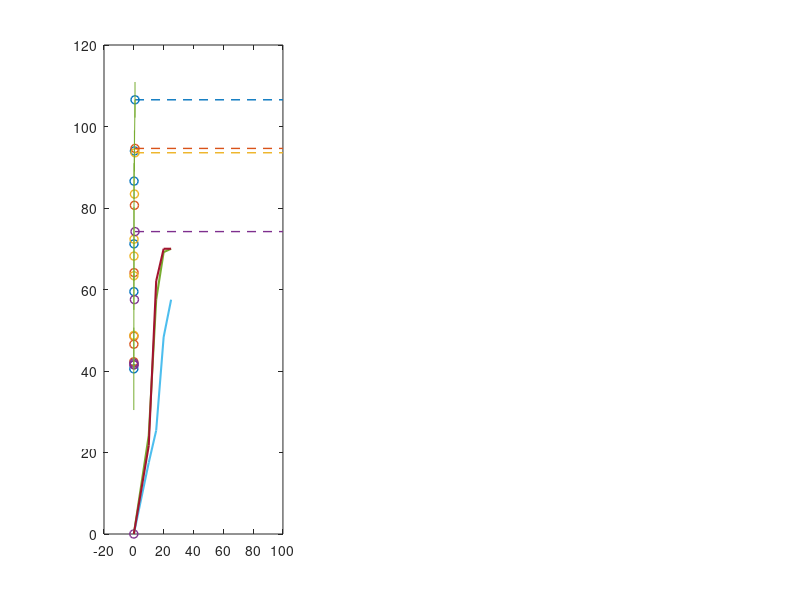

This chart was generated by the following MATLAB code: (Note: this script raises an error after producing the figure.)
function auto_pendepth()

%Mason Sand
x1 = [0,53.27;
    -0.02,38.36;
    -0.02,33.88;
    0,60.88;
    0.02,43.91;
    0.02,37.04;
    -0.02,43.64;
    0,33.84;
    0,28.50;
    0.02,32.04];

x2 = [0.07,57.75;
    0.05,63.41;
    0.03,57.62;
    0.07,55.33;
    0.03,63.67;
    0.05,66.84;
    0.05,52.20;
    0.07,61.39;
    0.05,60.48;
    0.05,56.08];

x3 = [0.10,63.48;
    0.10,82.52;
    0.10,88.67;
    0.08,66.89;
    0.12,66.61;
    0.08,62.14;
    0.10,65.57;
    0.10,72.05;
    0.09,65.26;
    0.10,78.83];

x4 = [0.13,97.19;
    0.15,86.9;
    0.17,88.36;
    0.14,84.49;
    0.16,86.90;
    0.14,87.04;
    0.15,82.21;
    0.17,87.77;
    0.16,83.44;
    0.14,81.66];

x5 = [0.38,90.14;
    0.40,89.67;
    0.42,90.98;
    0.41,87.23;
    0.39,99.74;
    0.38,98.59;
    0.40,99.49;
    0.42,96.11;
    0.41,99.09;
    0.39,89];

x6 = [0.78,98.4;
    0.80,107.1;
    0.82,107.86;
    0.81,102.42;
    0.79,102.41;
    0.78,111.11;
    0.80,105.21;
    0.82,111.49;
    0.81,110.53;
    0.79,109.01];

figure(1);
h1 = [0,sum(x1(:,2))/10,std(x1(:,2));
    0.05,sum(x2(:,2))/10,std(x2(:,2));
    0.10,sum(x3(:,2))/10,std(x3(:,2));
    0.15,sum(x4(:,2))/10,std(x4(:,2));
    0.40,sum(x5(:,2))/10,std(x5(:,2));
    0.80,sum(x6(:,2))/10,std(x6(:,2))];

% plot (x1(:,1),x1(:,2),'kO','MarkerSize',2,'MarkerEdgeColor',[0 0 0],'MarkerFaceColor', [1 0 1]);
% hold on;
% plot (x2(:,1),x2(:,2),'kO','MarkerSize',2,'MarkerEdgeColor',[0 0 0],'MarkerFaceColor', [1 0 1]);
% hold on;
% plot (x3(:,1),x3(:,2),'kO','MarkerSize',2,'MarkerEdgeColor',[0 0 0],'MarkerFaceColor', [1 0 1]);
% hold on;
% plot (x4(:,1),x4(:,2),'kO','MarkerSize',2,'MarkerEdgeColor',[0 0 0],'MarkerFaceColor', [1 0 1]);
% hold on;
% plot (x5(:,1),x5(:,2),'kO','MarkerSize',2,'MarkerEdgeColor',[0 0 0],'MarkerFaceColor', [1 0 1]);
% hold on;
% plot (x6(:,1),x6(:,2),'kO','MarkerSize',2,'MarkerEdgeColor',[0 0 0],'MarkerFaceColor', [1 0 1]);
% hold on;
%River Sand
a1 = [0.98,35.82;
    1,44.57;
    1.02,60.35;
    1.01,32.74;
    0.99,39.96;
    0.98,55.49;
    1,26.55;
    1.02,36.97;
    1.01,46.02;
    0.99,44.17];

a2 = [1.98,62.42;
    2,64.42;
    2.02,55.73;
    1.99,33.7;
    2.01,43.64;
    1.98,38.69;
    2,47.34;
    2.02,35.46;
    2.01,48.01;
    1.99,36.32];

a3 = [2.99,64.88;
    2.98,44.14;
    3.02,45.09;
    3.01,47.89;
    3.02,49.02;
    3.01,42.99;
    2.99,46.83;
    2.98,48.22;
    3,47.15;
    3,49.3];

a4 = [4,67.4;
    4,63.63;
    4.02,56.81;
    4.02,59.79;
    3.98,72.19;
    3.98,58.39;
    3.99,64.72;
    3.99,72.99;
    4.01,61.68;
    4.01,63.86];

a5 = [5,87.28;
    5,75.3;
    5.02,84.19;
    5.01,72.84;
    5.02,87.64;
    5.01,86.74;
    4.98,77.69;
    4.98,72.91;
    4.99,84.98;
    4.99,77];

a6 = [6,99.48;
    6,89.33;
    6.02,98.24;
    6.01,90.8;
    6.01,95.51;
    6.02,96.37;
    5.98,100.67;
    5.98,96.29;
    5.99,91.59;
    5.99,87.93];

h2 = [0,sum(a1(:,2))/10,std(a1(:,2));
    0.05,sum(a2(:,2))/10,std(a2(:,2));
    0.10,sum(a3(:,2))/10,std(a3(:,2));
    0.15,sum(a4(:,2))/10,std(a4(:,2));
    0.40,sum(a5(:,2))/10,std(a5(:,2));
    0.80,sum(a6(:,2))/10,std(a6(:,2))];
%Coarse Sand
b1 = [1,53.64;
    1,48.36;
    1.02,44.42;
    1.02,50.69;
    1.01,57.78;
    1.01,53.33;
    0.98,41.88;
    0.98,43.88;
    0.99,52.47;
    0.99,40.95];

b2 = [2,71.79;
    2,67.52;
    2.02,58.11;
    1.98,59.18;
    2.02,59.1;
    2.02,62.26;
    2.01,72.3;
    1.98,53.18;
    1.99,61.19;
    1.99,69.25];

b3 = [3,65.03;
    3,74.02;
    3.02,63.07;
    3.01,61.69;
    3.02,74.95;
    3.01,64.5;
    2.98,73.94;
    2.98,62.84;
    2.99,74.85;
    2.99,67.15];

b4 = [4,74.27;
    4,70.07;
    4.02,71.4;
    4.02,77.11;
    4.01,72.21;
    4.01,69.7;
    3.98,76.49;
    3.98,73.24;
    3.99,70;
    3.98,68.98];

b5 = [5,84.46;
    5.02,85.11;
    5,82.96;
    5.02,92.11;
    5.01,83.57;
    4.98,82.73;
    4.99,82.33;
    5.01,78.66;
    4.99,84.53;
    4.98,77.81];

b6 = [6,90.64;
    6,87.33;
    6.02,100.77;
    6.02,97.74;
    6.01,87.39;
    6.01,97.24;
    5.98,88.49;
    5.98,98.62;
    5.99,90.32;
    5.99,97.03];

h3 = [0,sum(b1(:,2))/10,std(b1(:,2));
    0.05,sum(b2(:,2))/10,std(b2(:,2));
    0.10,sum(b3(:,2))/10,std(b3(:,2));
    0.15,sum(b4(:,2))/10,std(b4(:,2));
    0.40,sum(b5(:,2))/10,std(b5(:,2));
    0.80,sum(b6(:,2))/10,std(b6(:,2))];

%Top Soil
c1 = [0.98,0;
    0.99,0;
    1,0;
    1.01,0;
    1.02,0;
    0.98,0;
    0.99,0;
    1,0;
    1.01,0;
    1.02,0];

c2 = [2,43.03;
    2.02,39.01;
    2.01,41.89;
    1.97,41.05;
    1.98,42.95;
    2.02,42.35;
    2,39.19;
    1.97,48.83;
    1.98,39.37;
    1.99,41.91];

c3 = [3,40.87;
    3,47.68;
    3.02,42.88;
    3.01,40.97;
    3.03,42.22;
    3.02,40.06;
    2.99,40.81;
    2.98,41.45;
    2.97,40.81;
    2.97,38.14];

c4 = [4,38.49;
    4.02,39.25;
    4,41.61;
    4.02,36.73;
    4.01,45.13;
    4.01,40.95;
    3.97,40.33;
    3.97,43.57;
    3.98,44.04;
    3.99,44.86];

c5 = [5,56.17;
    5.02,58.41;
    5,67.99;
    5.02,43.17;
    5.01,54.17;
    5.01,64.65;
    4.98,56.52;
    4.98,60.97;
    4.99,61.58;
    4.99,51.61];

c6 = [6,73.58;
    6,66.63;
    6.02,67.81;
    6.02,77.95;
    6.01,79.93;
    5.98,80.7;
    5.99,81.54;
    6.01,71.59;
    5.98,68.1;
    5.99,74.29];

h4 = [0,sum(c1(:,2))/10,std(c1(:,2));
    0.05,sum(c2(:,2))/10,std(c2(:,2));
    0.10,sum(c3(:,2))/10,std(c3(:,2));
    0.15,sum(c4(:,2))/10,std(c4(:,2));
    0.40,sum(c5(:,2))/10,std(c5(:,2));
    0.80,sum(c6(:,2))/10,std(c6(:,2))];


d1 = [40 30;
    35 45;
    35 45;
    30 40;
    0  90;
    45 30;
    30 45;
    30 45;
    0  90;
    45 35;
    0  90;
    0  90];

d2 = [70 10;
    55 25;
    65 15;
    0  90;
    70 10;
    50 20;
    50 20;
    55 15;
    65 30;
    70 05;
    70 05;
    70 00];

d3 = [70 00;
    70 00;
    70 00;
    70 00;
    70 00;
    70 00;
    60 15;
    70 00;
    70 00;
    70 00;
    70 00;
    70 00];

d4 = [70 00;
    70 00;
    70 00;
    70 00;
    70 00;
    70 00;
    70 00;
    70 00;
    70 00;
    70 00;
    70 00;
    70 00];

h5  =[ 0, 0, 0;
    10,sum(d1(:,1))/12,std(d1(:,1));
    15,sum(d2(:,1))/12,std(d2(:,1));
    20,sum(d3(:,1))/12,std(d3(:,1));
    25,sum(d4(:,1))/12,std(d4(:,1))];

e1 =[30 05;
    35 30;
    20 25;
    00 90;
    00 90;
    30 25;
    35 25;
    00 90;
    30 25;
    00 90;
    30 30;
    00 90];

e2 = [35 05;
    30 05;
    25 10;
    30 15;
    30 05;
    25 25;
    00 90;
    35 10;
    35 10;
    30 10;
    30 15;
    00 90];

e3 = [45 05;
    50 00;
    45 05;
    50 00;
    55 00;
    45 00;
    55 00;
    45 00;
    40 05;
    45 00;
    55 00;
    50 05];

e4 = [55 00;
    55 00;
    60 00;
    55 00;
    60 00;
    60 00;
    55 00;
    60 00;
    60 00;
    60 00;
    55 00;
    55 00];

h6  =[0, 0, 0;
    10,sum(e1(:,1))/12,std(e1(:,1));
    15,sum(e2(:,1))/12,std(e2(:,1));
    20,sum(e3(:,1))/12,std(e3(:,1));
    25,sum(e4(:,1))/12,std(e4(:,1))];


f1 = [40 30;
    30 30;
    40 45;
    00 90;
    30 45;
    25 30;
    25 30;
    00 90;
    40 25;
    30 25;
    00 90;
    00 90];

f2 = [60 00;
    60 00;
    55 00;
    65 00;
    55 20;
    70 00;
    60 05;
    60 10;
    60 00;
    65 05;
    65 05;
    70 10];

f3 = [70 00;
    70 00;
    70 00;
    70 00;
    70 00;
    70 00;
    70 00;
    70 00;
    70 00;
    70 00;
    70 00;
    70 00];

f4 = [70 00;
    70 00;
    70 00;
    70 00;
    70 00;
    70 00;
    70 00;
    70 00;
    70 00;
    70 00;
    70 00;
    70 00];

h7  =[0, 0, 0;
    10,sum(f1(:,1))/12,std(f1(:,1));
    15,sum(f2(:,1))/12,std(f2(:,1));
    20,sum(f3(:,1))/12,std(f3(:,1));
    25,sum(f4(:,1))/12,std(f4(:,1))];

h1d1 = [h1(end,1),100];
h1d2 = [h1(end,2),h1(end,2)];
h2d1 = [h2(end,1),100];
h2d2 = [h2(end,2),h2(end,2)];
h3d1 = [h3(end,1),100];
h3d2 = [h3(end,2),h3(end,2)];
h4d1 = [h4(end,1),100];
h4d2 = [h4(end,2),h4(end,2)];

% DO ALL PLOTTING
figure(2);clf;
lw = 1.5;
c= lines(8);
subplot(1,9,[1,3]);
plot (h1(:,1),h1(:,2),'o','color',c(1,:),'LineWidth',1);
hold on;
plot (h2(:,1),h2(:,2),'o','color',c(2,:),'LineWidth',1);
plot (h3(:,1),h3(:,2),'o','color',c(3,:),'LineWidth',1);
plot (h4(:,1),h4(:,2),'o','color',c(4,:),'LineWidth',1);
plot (h5(:,1),h5(:,2),'LineWidth',lw,'color',c(5,:));
plot (h6(:,1),h6(:,2),'LineWidth',lw,'color',c(6,:));
plot (h7(:,1),h7(:,2),'LineWidth',lw,'color',c(7,:));

plot(h1d1,h1d2,'--','color',c(1,:),'LineWidth',1);
plot(h2d1,h2d2,'--','color',c(2,:),'LineWidth',1);
plot(h3d1,h3d2,'--','color',c(3,:),'LineWidth',1);
plot (h4d1,h4d2,'--','color',c(4,:),'LineWidth',1);

errorbar(h1(:,1)-.005,h1(:,2),h1(:,3),'-','LineWidth',lw,'color',c(1,:));
errorbar(h2(:,1)-.003,h2(:,2),h2(:,3),'-','LineWidth',lw,'color',c(2,:));
errorbar(h3(:,1),h3(:,2),h3(:,3),'-','LineWidth',lw,'color',c(3,:));
errorbar(h4(:,1)+.003,h4(:,2),h4(:,3),'-','LineWidth',lw,'color',c(4,:));
axis([-.05,.9,0,120])
setGCA()
xlabel('Drop Height (m)');
ylabel('Penetration Depth (mm)');



subplot(1,9,[4,9]);
l1=plot(h1d1,h1d2,'--','color',c(1,:),'LineWidth',1);
hold on;
l2=plot(h2d1,h2d2,'--','color',c(2,:),'LineWidth',1);
l3=plot(h3d1,h3d2,'--','color',c(3,:),'LineWidth',1);
l4=plot (h4d1,h4d2,'--','color',c(4,:),'LineWidth',1);
plot (h5(:,1),h5(:,2),'o','color',c(5,:),'LineWidth',1);
plot (h6(:,1),h6(:,2),'o','color',c(6,:),'LineWidth',1);
plot (h7(:,1),h7(:,2),'o','color',c(7,:),'LineWidth',1);
l5=errorbar(h5(:,1)-.1,h5(:,2),h5(:,3),'-','LineWidth',lw,'color',c(5,:));
l6=errorbar(h6(:,1),h6(:,2),h6(:,3),'-','LineWidth',lw,'color',c(6,:));
l7=errorbar(h7(:,1)+.1,h7(:,2),h7(:,3),'-','LineWidth',lw,'color',c(7,:));
axis([2,26,0,120])

%ylabel 'Penetration Depth (mm)';
%legend('Mason Sand','River Sand','Coarse Sand', 'Top soil','soil 1','soil 2','clay','location','best')
% l5 (Grass Field) is a lawn area with about half foot of grass after the rain, 0.15m 
% l6 (Intramural Field) is the intramural soccer field,
% l7 (Lawn)  lawn area near the intramural soccer field where the ground is a bit software and the grass not as dense/high. They are numbered in order ground1, ground2 and ground3 in the data files.

legend([l1,l2,l3,l4,l7,l5,l6], ...
'0.099 kg/cm^2','0.056 kg/cm^2','0.089 kg/cm^2', '0.135 kg/cm^2','1.75 kg/cm^2','3 kg/cm^2','4 kg/cm^2','location','NorthWest')
set(gca,'YTickLabel','','YMinorTick'  , 'off'   )
setGCA()
xlabel( 'Drop Height (m)');


 set(gcf,'PaperUnits','inches')
 set(gcf,'paperposition',[-0.5,0,10,5])
set(gcf,'papersize',[8.5,5])

print -dpdf 'AutoPenetrationDepth.pdf'

function setGCA() % http://blogs.mathworks.com/loren/2007/12/11/making-pretty-graphs/#5
set( gca                       , ...
    'FontName'   , 'Helvetica','FontSize'   , 14  );
set(gca, ...
  'Box'         , 'off'     , ...
  'TickDir'     , 'in'     , ...
  'TickLength'  , [.02 .02] , ...
  'XMinorTick'  , 'off'      , ...
  'YMinorTick'  , 'on'      , ...
  'YGrid'       , 'on'      , ...
  'XColor'      , [.3 .3 .3], ...
  'YColor'      , [.3 .3 .3], ...
  'YTick'       , 0:10:120, ...
  'LineWidth'   , 1         );
